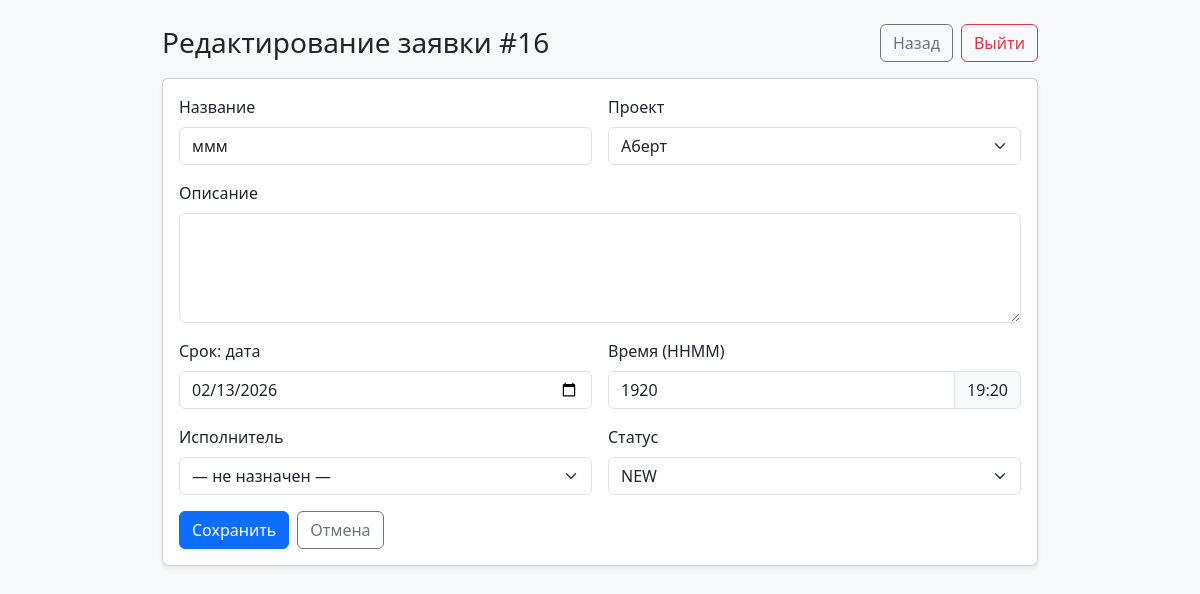
Screenshot of /web/tickets/16/edit (signed in) with the database file from the repository.
### main.py (models this page shows)
class Base(DeclarativeBase):
    pass

class Ticket(Base):
    __tablename__ = "tickets"
    id: Mapped[int] = mapped_column(primary_key=True)
    title: Mapped[str] = mapped_column(String(255))
    description: Mapped[Optional[str]] = mapped_column(Text, default=None)
    deadline: Mapped[Optional[datetime]] = mapped_column(DateTime, default=None)
    status: Mapped[TicketStatus] = mapped_column(SAEnum(TicketStatus), default=TicketStatus.new, index=True)
    project_id: Mapped[int] = mapped_column(ForeignKey("projects.id"), index=True)
    executor_id: Mapped[Optional[int]] = mapped_column(ForeignKey("users.id"), index=True, default=None)
    created_by: Mapped[int] = mapped_column(ForeignKey("users.id"), index=True)
    created_at: Mapped[datetime] = mapped_column(DateTime, default=datetime.utcnow)

class Project(Base):
    __tablename__ = "projects"
    id: Mapped[int] = mapped_column(primary_key=True)
    name: Mapped[str] = mapped_column(String(255), unique=True, index=True)
    description: Mapped[Optional[str]] = mapped_column(Text, default=None)

### main.py (the view)
@app.get("/web/tickets/{ticket_id}/edit")
def web_edit_ticket_page(ticket_id: int, request: Request, db: Session = Depends(get_db), user: User = Depends(get_current_user)):
    t = db.get(Ticket, ticket_id)
    if not t:
        raise HTTPException(404, "Ticket not found")
    if user.role == Role.curator:
        can_edit_full = True
    elif user.role == Role.executor and (t.executor_id == user.id or t.created_by == user.id):
        can_edit_full = True
    else:
        raise HTTPException(403, "Forbidden")
    projects = db.query(Project).order_by(Project.id.desc()).all()
    executors = db.query(User).filter(User.role == Role.executor).order_by(User.id.desc()).all()
    deadline_date = None
    deadline_time4 = None
    if t.deadline:
        deadline_date = t.deadline.strftime("%Y-%m-%d")
        deadline_time4 = t.deadline.strftime("%H%M")
    return templates.TemplateResponse(
        "ticket_edit.html",
        {
            "request": request,
            "t": t,
            "projects": projects,
            "executors": executors,
            "can_edit_full": can_edit_full,
            "deadline_date": deadline_date,
            "deadline_time4": deadline_time4,
            "error": None,
        },
    )

### templates/ticket_edit.html (shortened to what this page needs)
<!doctype html>
<html>
<head>
  <link href="https://cdn.jsdelivr.net/npm/bootstrap@5.3.3/dist/css/bootstrap.min.css" rel="stylesheet">
</head>
<body class="bg-light">
  <div class="container py-4" style="max-width: 900px;">
    <div class="d-flex justify-content-between align-items-center mb-3">
      <h3 class="mb-0">Редактирование заявки #{{ t.id }}</h3>
      <div class="d-flex gap-2">
        <a class="btn btn-outline-secondary" href="/web">Назад</a>
        <a class="btn btn-outline-danger" href="/web/logout">Выйти</a>
      </div>
    </div>
    <div class="card shadow-sm">
      <div class="card-body">
        <form method="post" action="/web/tickets/{{ t.id }}/edit" class="row g-3">
          {% if can_edit_full %}
            <div class="col-12 col-md-6">
              <label class="form-label">Название</label>
              <input name="title" class="form-control" value="{{ t.title }}" required />
            </div>
            <div class="col-12 col-md-6">
              <label class="form-label">Проект</label>
              <select name="project_id" class="form-select" required>
                {% for p in projects %}
                  <option value="{{ p.id }}" {% if p.id == t.project_id %}selected{% endif %}>{{ p.name }}</option>
                {% endfor %}
              </select>
            </div>
          {% endif %}
          <div class="col-12">
            <label class="form-label">Описание</label>
            <textarea name="description" class="form-control" rows="4">{{ t.description or "" }}</textarea>
          </div>
          <div class="col-12 col-md-6">
            <label class="form-label">Срок: дата</label>
            <input id="deadline_date" name="deadline_date" type="date" class="form-control" />
          </div>
          <div class="col-12 col-md-6">
            <label class="form-label">Время (HHMM)</label>
            <div class="input-group">
              <input id="deadline_time4" name="deadline_time4" class="form-control" inputmode="numeric" maxlength="4" placeholder="например 9, 930, 1745" />
              <span class="input-group-text" id="deadline_time_pretty">--:--</span>
            </div>
          </div>
          {% if can_edit_full %}
            <div class="col-12 col-md-6">
              <label class="form-label">Исполнитель</label>
              <select name="executor_id" class="form-select">
                <option value="">— не назначен —</option>
              </select>
            </div>
            <div class="col-12 col-md-6">
              <label class="form-label">Статус</label>
              <select name="status" class="form-select">
                <option value="NEW" {% if t.status == "NEW" %}selected{% endif %}>NEW</option>
              </select>
            </div>
          {% endif %}
          <div class="col-12 d-flex gap-2">
            <button class="btn btn-primary">Сохранить</button>
            <a class="btn btn-outline-secondary" href="/web">Отмена</a>
          </div>
        </form>
      </div>
    </div>
  </div>
</body>
</html>

### rows the page displays
Ticket: id "16", title "ммм", project_id "Аберт", status "NEW"
